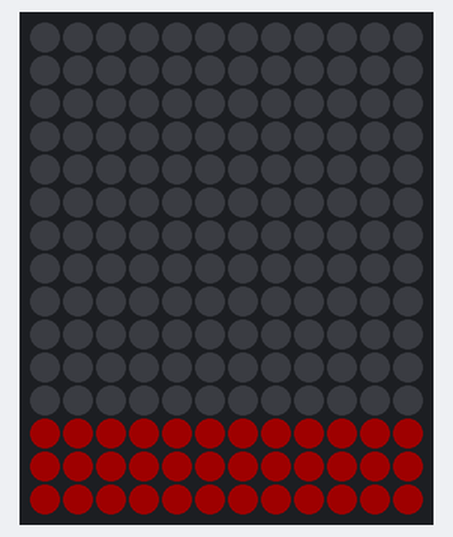
The sketch below on a simulated Arduino Uno, built with avr-gcc and run on an emulated ATmega328P. Shown: 12×15 RGB LED matrix (first LED top left, wired row by row). Dim RGB values are drawn brighter than linear.

Above: at 0.43 s.

The sketch:

Recv_Shirt.ino
```cpp
#include <Adafruit_GFX.h>
#include <Adafruit_NeoMatrix.h>
#include <Adafruit_NeoPixel.h>
#ifndef PSTR
 #define PSTR // Make Arduino Due happy
#endif
#define PIN 6
#include <RCSwitch.h>
RCSwitch mySwitch = RCSwitch();

int left[15][12] = {
   {0, 0, 0, 0, 0, 1, 0, 0, 0, 0, 0, 0},
   {0, 0, 0, 0, 1, 1, 0, 0, 0, 0, 0, 0},
   {0, 0, 0, 1, 1, 1, 0, 0, 0, 0, 0, 0},
   {0, 0, 1, 1, 1, 1, 0, 0, 0, 0, 0, 0},
   {0, 1, 1, 1, 1, 1, 0, 0, 0, 0, 0, 0},
   {1, 1, 1, 1, 1, 1, 0, 0, 0, 0, 0, 0},
   {0, 1, 1, 1, 1, 1, 0, 0, 0, 0, 0, 0},
   {0, 0, 1, 1, 1, 1, 0, 0, 0, 0, 0, 0},
   {0, 0, 0, 1, 1, 1, 0, 0, 0, 0, 0, 0},
   {0, 0, 0, 0, 1, 1, 0, 0, 0, 0, 0, 0},
   {0, 0, 0, 0, 0, 1, 0, 0, 0, 0, 0, 0},
   {0, 0, 0, 0, 0, 0, 0, 0, 0, 0, 0, 0},
   {0, 0, 0, 0, 0, 0, 0, 0, 0, 0, 0, 0},
   {0, 0, 0, 0, 0, 0, 0, 0, 0, 0, 0, 0},
   {0, 0, 0, 0, 0, 0, 0, 0, 0, 0, 0, 0}
  };

int right[15][12] = {
   {0, 0, 0, 0, 0, 0, 1, 0, 0, 0, 0, 0},
   {0, 0, 0, 0, 0, 0, 1, 1, 0, 0, 0, 0},
   {0, 0, 0, 0, 0, 0, 1, 1, 1, 0, 0, 0},
   {0, 0, 0, 0, 0, 0, 1, 1, 1, 1, 0, 0},
   {0, 0, 0, 0, 0, 0, 1, 1, 1, 1, 1, 0},
   {0, 0, 0, 0, 0, 0, 1, 1, 1, 1, 1, 1},
   {0, 0, 0, 0, 0, 0, 1, 1, 1, 1, 1, 0},
   {0, 0, 0, 0, 0, 0, 1, 1, 1, 1, 0, 0},
   {0, 0, 0, 0, 0, 0, 1, 1, 1, 0, 0, 0},
   {0, 0, 0, 0, 0, 0, 1, 1, 0, 0, 0, 0},
   {0, 0, 0, 0, 0, 0, 1, 0, 0, 0, 0, 0},
   {0, 0, 0, 0, 0, 0, 0, 0, 0, 0, 0, 0},
   {0, 0, 0, 0, 0, 0, 0, 0, 0, 0, 0, 0},
   {0, 0, 0, 0, 0, 0, 0, 0, 0, 0, 0, 0},
   {0, 0, 0, 0, 0, 0, 0, 0, 0, 0, 0, 0}
  };


Adafruit_NeoMatrix matrix = Adafruit_NeoMatrix(12, 15, PIN,
  NEO_MATRIX_BOTTOM     + NEO_MATRIX_LEFT +
  NEO_MATRIX_COLUMNS + NEO_MATRIX_ZIGZAG,
  NEO_GRB            + NEO_KHZ800);

boolean turn_blink = true;
boolean alert_blink = true;
int turn_stat=0xae09;
int x = matrix.width();

void setup() {
  Serial.begin(9600);
  mySwitch.enableReceive(0);
  matrix.begin();
  matrix.setBrightness(30);
  matrix.setTextWrap(false);
  matrix.setTextColor(matrix.Color(255, 0, 0));
}


void loop() {
  if (mySwitch.available()) {
    int value = mySwitch.getReceivedValue();
    turn_stat=value;
    Serial.println(turn_stat,HEX);
    mySwitch.resetAvailable();
  }
  drawLogo(turn_stat,turn_blink);
      turn_blink = !turn_blink;
  drawAlert(alert_blink);
      alert_blink = !alert_blink;
  matrix.show();
  delay(100);
}

void drawLogo(int stat,boolean bnk) {
  matrix.fillScreen(matrix.Color(0, 0, 0));
  if (stat == 0xAE01){
   for(int row = 0; row < 15; row++)
    for(int column = 0; column < 12; column++)
     if(left[row][column] == 1)
        if(bnk)
          matrix.drawPixel(column,row, matrix.Color(255, 140, 0));
  }
  else if (stat == 0xAE02){
   for(int row = 0; row < 15; row++)
    for(int column = 0; column < 12; column++)
     if(right[row][column] == 1)
        if(bnk)
          matrix.drawPixel(column,row, matrix.Color(255, 140, 0));
  }
  else if (stat == 0xAE08){
    matrix.fillScreen(0);
  matrix.setCursor(x, 0);
  matrix.print(F("ITE  KMITL"));
  if(x>-18)
    matrix.setTextColor(matrix.Color(0, 102, 255));
  else
    matrix.setTextColor(matrix.Color(255, 140, 0));
  if(--x < -60) {
    x = matrix.width();
  }
  matrix.show();
  }
  else if (stat == 0xAE09){}
  }

void drawAlert(boolean bnk) {
  for(int row = 12; row < 15; row++) {
    for(int column = 0; column < 12; column++)
      if(bnk)
          matrix.drawPixel(column,row, matrix.Color(255,0, 0));
      else
          matrix.drawPixel(column,row, matrix.Color(0,0, 0));

   }

}
```
